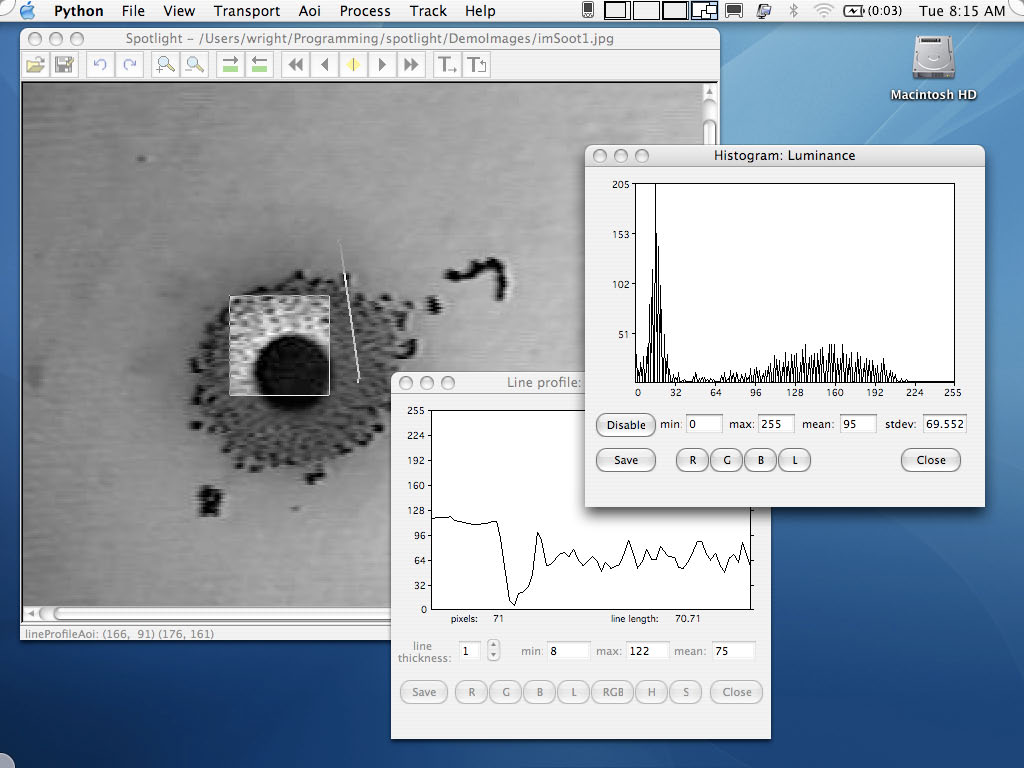
#> input picture spotlight-mac.jpg, 1024 x 768 px
$ python -i PilProcess.py   (imports and definitions only)   (Python 2 division)   (older library calls are emulated)
#> lines starting #> are read from the running program, lines starting #| are printed output that depends on the picture
#> further down, picture is the input picture: PIL image 1024x768 RGB; mean R, G, B 157.3, 167.6, 178.7
###-----------------
###-------------------- Image Processing class ----------------------------------
###-----------------

from PIL import Image, ImageFilter, ImageChops, ImageEnhance
import math
import operator  # used by histogram equalization function

# needed for wxBeginBusyCursor() in Adaptive contrast function
import wx

RED = 0
GREEN = 1
BLUE = 2
HUE = 3
SATURATION = 4
LUMINANCE = 5
RGB = 6

histogram1 = []
def setHistogram(h):
    global histogram1
    histogram1 = h

# [126 lines left out: functions Enhance, EnhanceBrightness, EnhanceContrast, Test, convertPILtoWX, convertWXToPIL and 8 more, not called in this run]

def setPixelNorm(image, x, y, value):
    val = int(value * 255.0)
    image.putpixel((x, y), (val, val, val))

# [18 lines left out: function extractPlane, not called in this run]

def equalsConstant(image, value):
    'keep image values that equal a constant (set to 255, else 0)'
    return image.point(lambda i, v=value: (i==v)*255)

def addConstant(image, value):
    'add a constant to an image - values greater than 255 are set to 255'
    return image.point(lambda i, v=value: i + v)

def subConstant(image, value):
    'subtract a constant from an image - values less than 0 are set to 0'
    return image.point(lambda i, v=value: i - v)

def multConstant(image, value):
    'multiply an image by an constant'
    return image.point(lambda i, v=value: i * v)

# [6 lines left out: function divConstant, not called in this run]

def addImage(image1, image2):
    'add two images together - image1 + image2'
    return ImageChops.add(image1, image2)

def subImage(image1, image2):
    'subtract two images'
    return ImageChops.subtract(image1, image2)

def multImage(image1, image2):
    'image1 * image2 / 255'
    return ImageChops.multiply(image1, image2)
# [18 lines of commented-out code are left out]

# [19 lines left out: function divImage, not called in this run]

def invertImage(image):
    'invert intensities (inverse video)'
    return ImageChops.invert(image)

def differenceImage(image1, image2):
    return ImageChops.difference(image1, image2)

def lighterImage(image1, image2):
    return ImageChops.lighter(image1, image2)

def darkerImage(image1, image2):
    return ImageChops.darker(image1, image2)

def blendImage(image1, image2, alpha=0.5):
    return ImageChops.blend(image1, image2, alpha)

# [37 lines left out: functions Filter, convertGrayToColor, convertColorToGray, not called in this run]

def Resize(image, w, h):
    #return image.resize((w, h), Image.BICUBIC)
    return image.resize((w, h), Image.ANTIALIAS) # in PIL 1.1.3

# [789 lines left out: functions Roll, getRotationAoiCoords, Transpose, RotateAoi, createBigAoiCoords, createBlackPaddedImage and 28 more, not called in this run]

##------------- statistics ----------------

def getHistogram(image):
    return image.histogram()

# [58 lines left out: functions getHistogramMinMax, getHistogramStatistics, fieldOperation, not called in this run]

def extractField(img, field='odd'):
    """
    Extract a field from a frame. Averages the field lines to fill in the
    in-between lines.
    NOTE: odd field is first in the images (rows 0, 2, 3...) and even field
    is second (rows 1, 3, 5...).
    """
#> called with field = 'odd'
    #if not (img.mode == 'L' or img.mode == 'RGB'):
    if not (img.mode == 'RGB'):
        print 'the input image must be either L or RGB'
        return img

    w, h = img.size
#> w = 1024; h = 768
    remainder = h % 2
#> remainder = 0

    # If the input image has odd number of rows, enlarge the image
    # vertically by 1 so that it has an even number of rows. It will be cut
    # down to the original size at the end.
    if remainder == 1:
        temp = Image.new(img.mode, (w, h+1))
        temp.paste(img, (0, 0, w, h))
        # fill in last row with data from the previous row of the same
        # field (two rows back)
        row = temp.crop((0, h-2, w, h-1))
        temp.paste(row, (0, h, w, h+1))
        img = temp.copy()
        w, h = img.size

    # by flipping it you process the other set of lines
    if field == 'even':
        img = img.transpose(Image.FLIP_TOP_BOTTOM)

    # create a blank image with half the size vertically
    ### Python 2.1
    if remainder == 0:
        h2 = h / 2
#> h2 = 384
    else:
        h2 = (h-1) / 2
    ###

    ### Available in Python 2.2
    #h2 = h // 2  # the // returns floor division (round down)
    ###
    imghalf = Image.new(img.mode, (w, h2))
#> imghalf: PIL image 1024x384 RGB; every value is 0

    # extract the field - this image is half the height
    i = 0
    for y in range(0, h, 2):
        row = img.crop((0, y, w, y+1))
        if i < h2:
            imghalf.paste(row, (0, i, w, i+1))
        i = i + 1
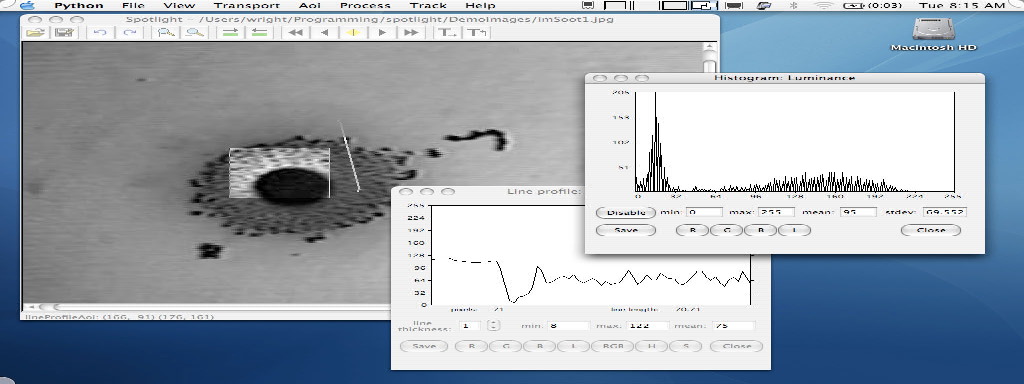
#> imghalf: PIL image 1024x384 RGB; mean R, G, B 157.9, 168.1, 179.3
#> after the loop, i = 384

    # resize the half-size field image back to original size
    fieldImage = imghalf.resize((w, h2*2), Image.BILINEAR)
    hh = fieldImage.size[1]
#> hh = 768

    # The bilinear resize operation appears to shift the image by 1
    # pixel to the right and down, so shift it back over. Note: the bicubic
    # resize  shifts by 2 pixels.
    temp = fieldImage.crop((1, 1, w, hh))
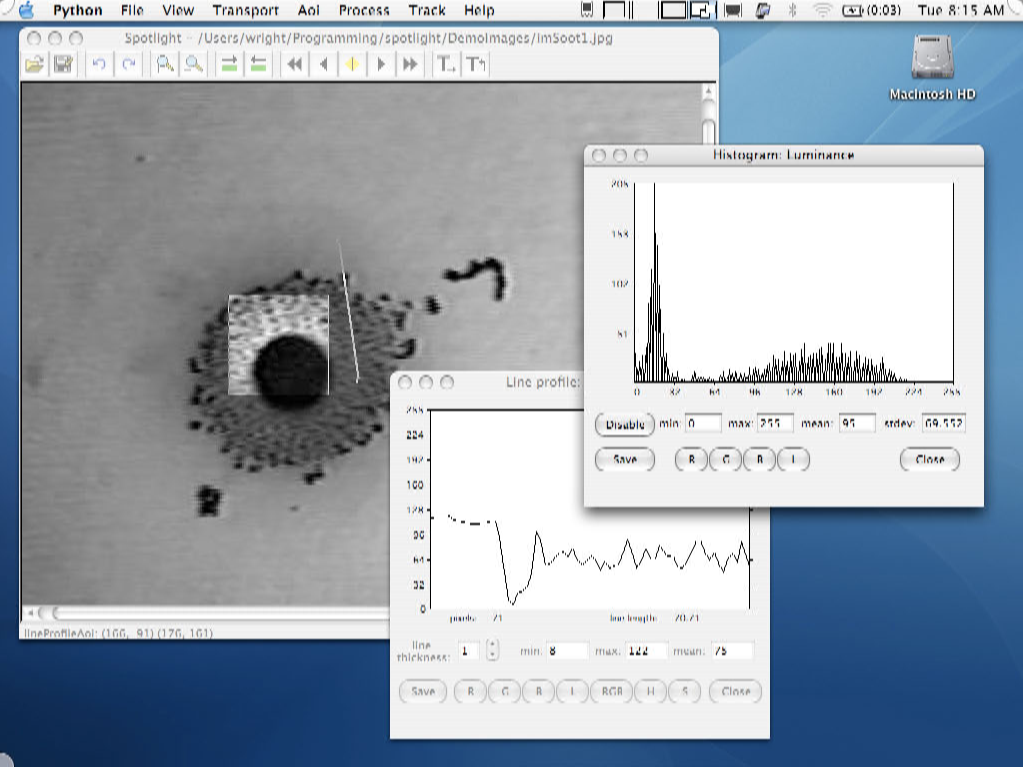
#> temp: PIL image 1023x767 RGB; mean R, G, B 158, 168.2, 179.3
    fieldImage.paste(temp, (0, 0, w-1, hh-1))
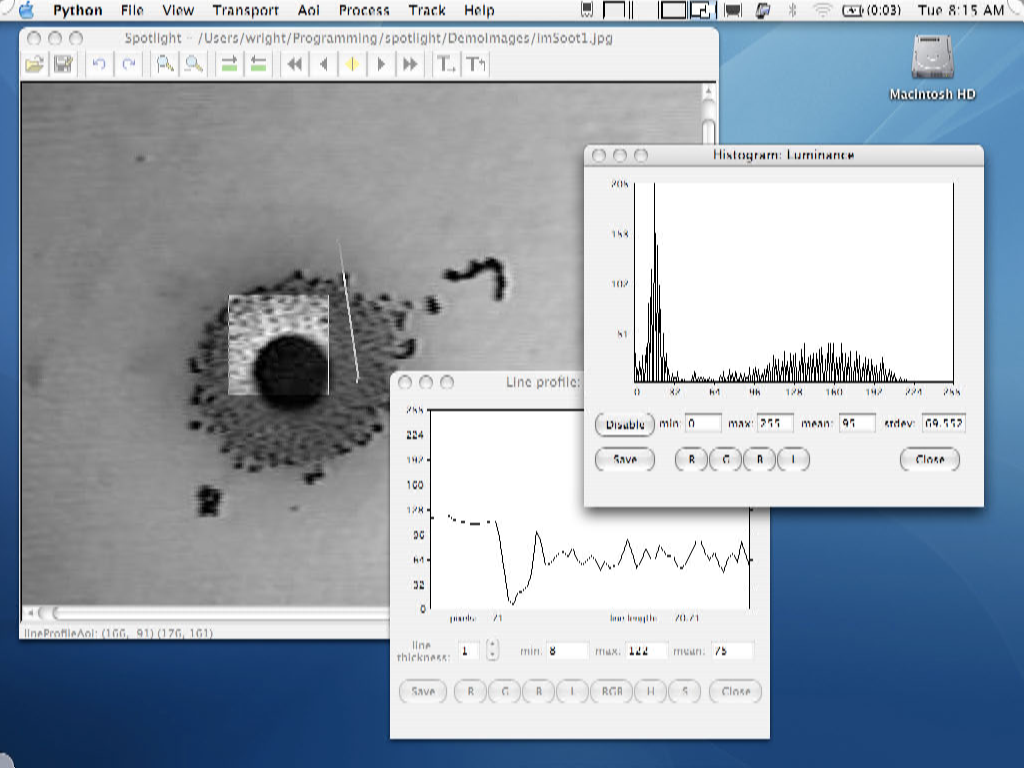
#> fieldImage: PIL image 1024x768 RGB; mean R, G, B 157.7, 168, 179.2

    # copy last column from original image and interpolate every other value
    lastcolumn = img.crop((w-1, 0, w, hh))
    fieldImage.paste(lastcolumn, (w-1, 0, w, hh))
    width, height = fieldImage.size
#> width = 1024; height = 768
    r, g, b = fieldImage.split()
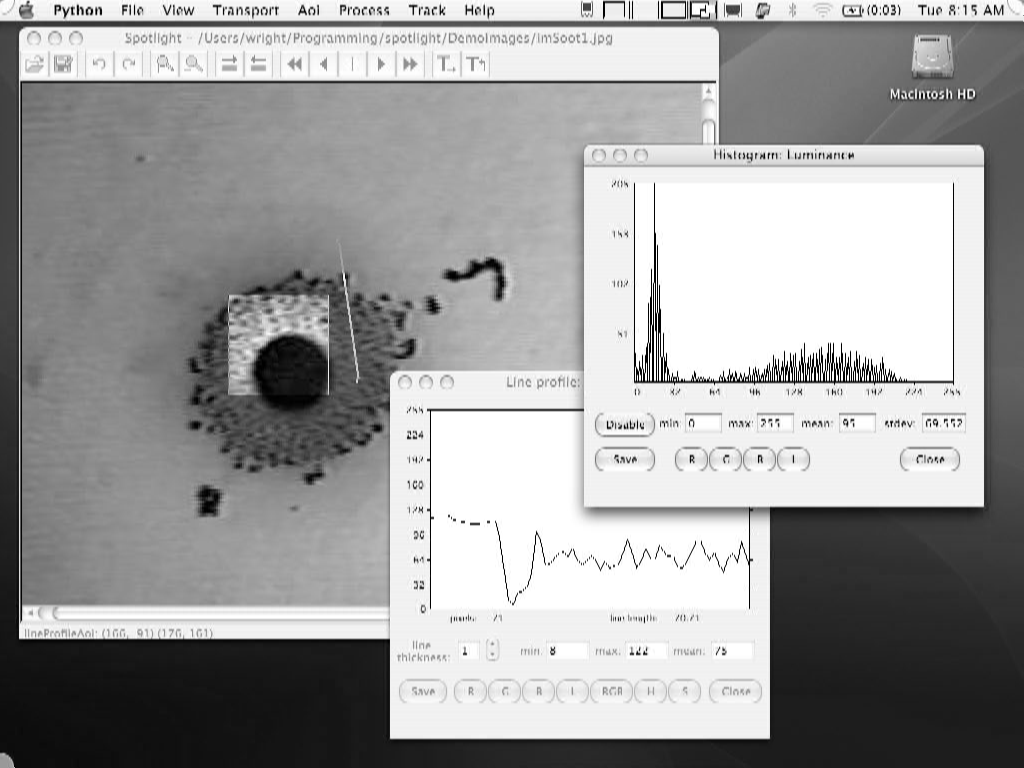
#> r: PIL image 1024x768 L; min 0, max 255, mean 157.7
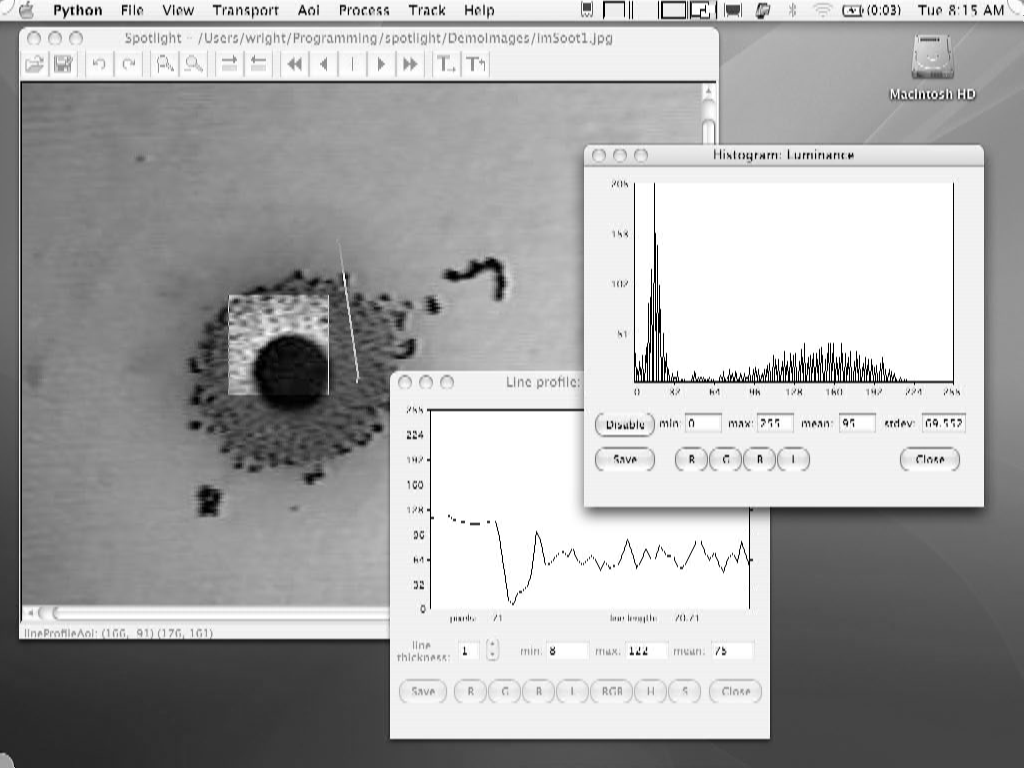
#> g: PIL image 1024x768 L; min 0, max 255, mean 168
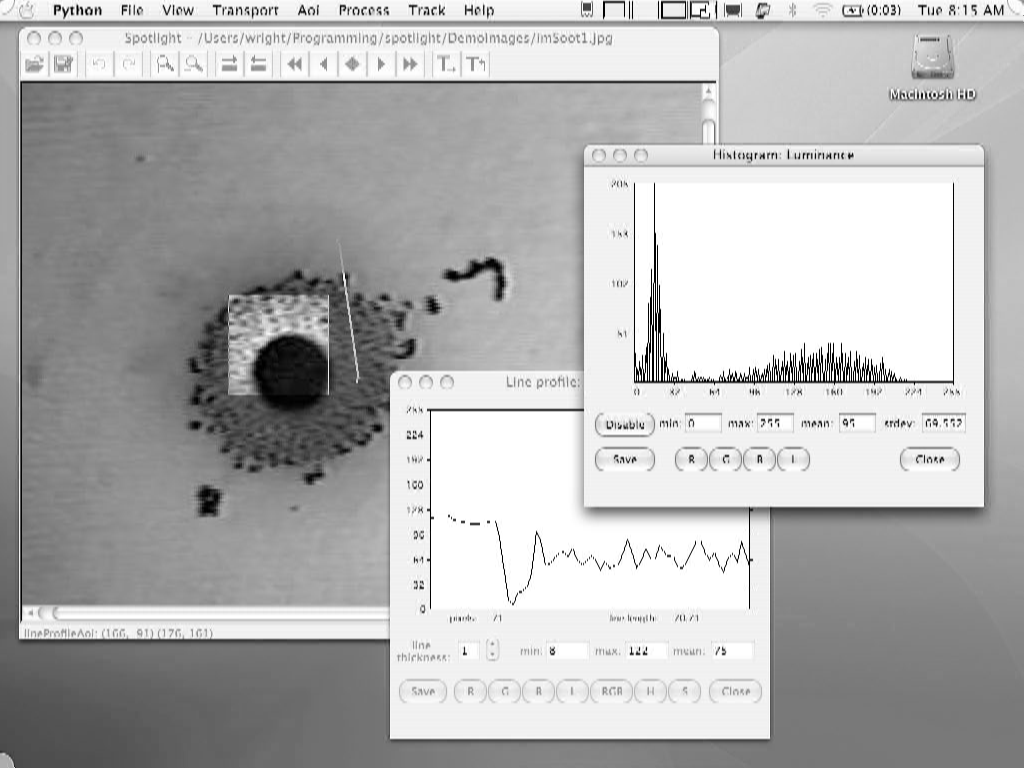
#> b: PIL image 1024x768 L; min 0, max 255, mean 179.2
    for y in range(height-2):
        if not y % 2:  # rows 0, 2, 4...
            # red plane
            p1 = r.getpixel((width-1, y))
            p2 = r.getpixel((width-1, y+2))
            r.putpixel((width-1, y+1), (p1+p2)/2)
            # green plane
            p1 = g.getpixel((width-1, y))
            p2 = g.getpixel((width-1, y+2))
            g.putpixel((width-1, y+1), (p1+p2)/2)
            # blue plane
            p1 = b.getpixel((width-1, y))
            p2 = b.getpixel((width-1, y+2))
            b.putpixel((width-1, y+1), (p1+p2)/2)
#> this loop made 766 passes
    fieldImage = Image.merge("RGB", (r, g, b))

    # copy the next to last row into the last row
    for x in range(width):
        p = fieldImage.getpixel((x, height-2))
        fieldImage.putpixel((x, height-1), p)
#> this loop made 1024 passes
#> p on passes 1 to 3: (153, 159, 173), (153, 159, 173), (153, 159, 173)

    if field == 'even':
        fieldImage = fieldImage.transpose(Image.FLIP_TOP_BOTTOM)

    # remove the last row
    if remainder == 1:
        temp = fieldImage.crop((0, 0, w, h-1))
        fieldImage = temp.copy()

    return fieldImage

### This routine doubles up the rows
#~ def extractField(img, field='odd'):
    #~ """
    #~ Extract a field from a frame.If 'raw' is set to true then only the true
    #~ raw field is displayed where alternate lines are black.

    #~ NOTE: odd field is first in the images (rows 0, 2, 3...) and even field
    #~ is second (rows 1, 3, 5...).
    #~ """
    #~ w, h =img.size
    #~ out = Image.new(img.mode, img.size)
    #~ if field == 'odd':
        #~ startrow = 0
    #~ else:
        #~ startrow = 1
    #~ for y in range(startrow, h, 2):
        #~ row = img.crop((0, y, w, y+1))
        #~ out.paste(row, (0, y, w, y+1))
        #~ if y+1 < h:
            #~ out.paste(row.copy(), (0, y+1, w, y+2))
    #~ return out

# [15 lines left out: function swapFieldOrder, not called in this run]

>>> from PIL import Image
>>> picture = Image.open('spotlight-mac.jpg')
>>> result = extractField(picture)
